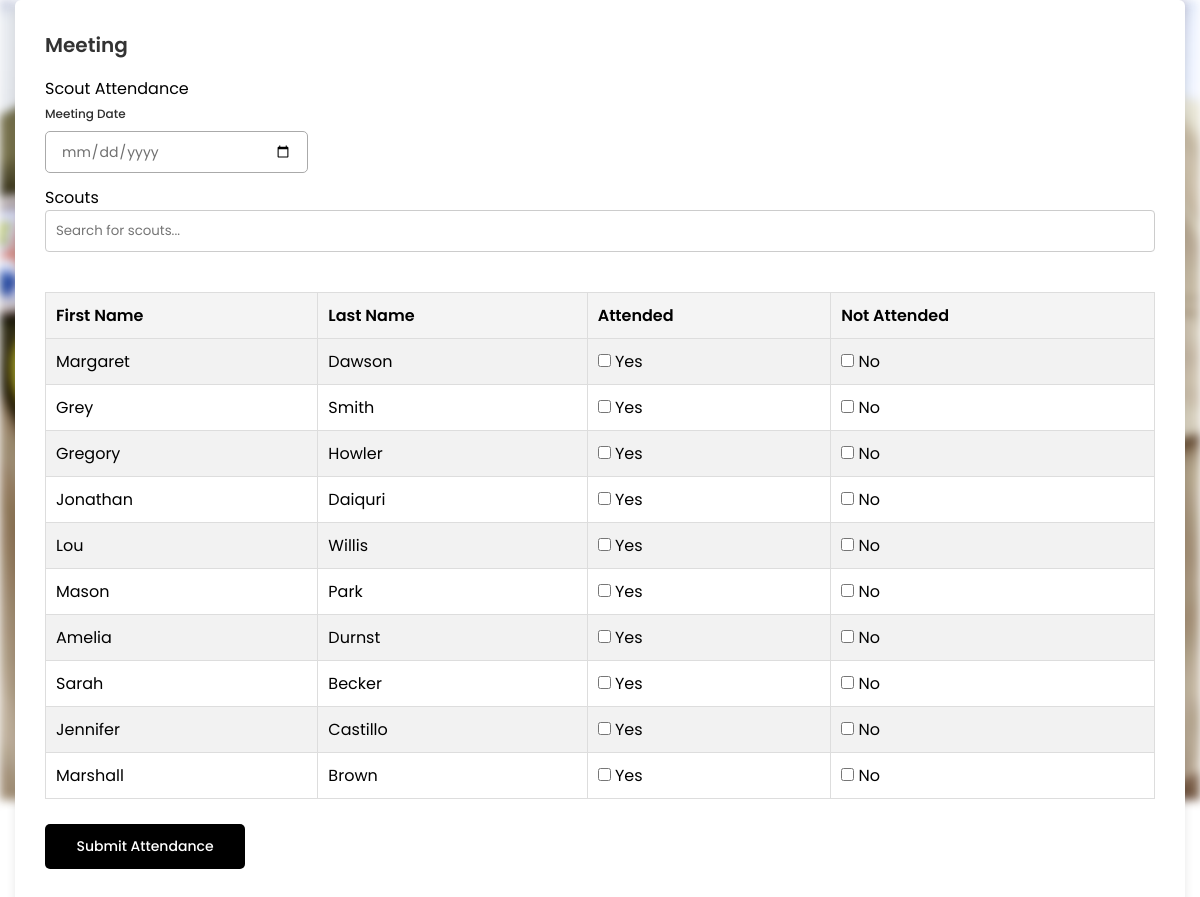
Screenshot of /attendance.php with the database file from the repository.
### tables this page shows
CREATE TABLE SCOUTS (
    SCOUTID INTEGER PRIMARY KEY,
    RANKID INTEGER,
    FIRSTNAME VARCHAR(25),
    LASTNAME VARCHAR(25),
    SCOUT_BIRTHDAY DATE,
    FOREIGN KEY (RANKID) REFERENCES RANK(RANKID)
);

### attendance.php (the view, shortened to what this page needs)
<?php
$db = new SQLite3('DatabaseCreator.db');
$sql = "SELECT SCOUTID, FIRSTNAME, LASTNAME FROM SCOUTS";
$result = $db->query($sql);
$scouts = [];
while ($row = $result->fetchArray(SQLITE3_ASSOC)) {
    $scouts[] = $row;
}
?>
<!DOCTYPE html>
<html lang="en">
<head>
    <link rel="stylesheet" href="style.css">
</head>
<body>
    <div class="container">
        <header>Meeting</header>
        <form id="attendanceForm" method="post" action="">
            <div class="attendance first">
                <div class="Mark Attendance">
                    <span class="title">Scout Attendance</span>
                    <div class="fields">
                        <div class="input-field">
                            <label>Meeting Date</label>
                            <input type="date" name="meeting_date" required>
                        </div>
                    </div>
                </div>
            </div>
            <div id="databaseView">
                <span class="title">Scouts</span>
                <input type="text" id="searchInput" onkeyup="searchScouts()" placeholder="Search for scouts...">
                <table id="scoutsTable">
                    <tr>
                        <th>First Name</th>
                        <th>Last Name</th>
                        <th>Attended</th>
                        <th>Not Attended</th>
                    </tr>
                    <?php if (!empty($scouts)): ?>
                        <?php foreach ($scouts as $scout): ?>
                            <tr>
                                <td><?php echo htmlspecialchars($scout['FIRSTNAME']); ?></td>
                                <td><?php echo htmlspecialchars($scout['LASTNAME']); ?></td>
                                <td><input type="checkbox" name="attendance[<?php echo $scout['SCOUTID']; ?>][attended]" value="1"> Yes</td>
                                <td><input type="checkbox" name="attendance[<?php echo $scout['SCOUTID']; ?>][attended]" value="0"> No</td>
                            </tr>
                        <?php endforeach; ?>
                    <?php else: ?>
                        <tr>
                            <td colspan="4">No scouts available.</td>
                        </tr>
                    <?php endif; ?>
                </table>
                <button type="submit" class="addButton">
                    <span class="buttonText">Submit Attendance</span>
                </button>
            </div>
        </form>
    </div>
</body>
</html>

### style.css (style rules this page uses)
* { margin: 0; padding: 0; box-sizing: border-box; font-family: 'Poppins', sans-serif; }
body { min-height: 100vh; display: flex; align-items: center; justify-content: center; background: #ffff; }
.container { position: relative; max-width: 1200px; width: 100%; border-radius: 6px; padding: 30px; margin: 0 15px; background-color: #fff; box-shadow: 0 5px 10px rgba(0, 0, 0, 0.1); }
.container header { position: relative; font-size: 20px; font-weight: 600; color: #333; }
.container header::before { content: ""; position: absolute; left: 0; bottom: -2px; height: 3px; width: 27px; border-radius: 8px; background-color: #fff; }
.container form { position: relative; margin-top: 16px; min-height: 490px; background-color: #fff; }
.container form .fields { display: flex; align-items: center; justify-content: space-between; flex-wrap: wrap; }
form .fields .input-field { display: flex; width: calc(100% /4 - 15px); flex-direction: column; margin: 4px 0; }
.input-field label { font-size: 12px; font-weight: 500; color: #2e2e2e; }
.input-field input { outline: none; font-size: 14px; font-weight: 400; color: #333; border-radius: 5px; border: 1px solid #aaa; padding: 0 15px; height: 42px; margin: 8px 0; }
.input-field input[type="date"] { color: #707070; }
.container form button { display: flex; align-items: center; justify-content: center; height: 45px; max-width: 200px; width: 100%; border: none; outline: none; color: #fff; border-radius: 5px; margin: 25px 0; background-color: #000; transition: all 0.3s linear; cursor: pointer; }
.container form button { font-size: 14px; font-weight: 400; }
#searchInput { margin-bottom: 20px; padding: 10px; border: 1px solid #ccc; border-radius: 4px; width: 100%; box-sizing: border-box; }
#databaseView table { width: 100%; border-collapse: collapse; margin-top: 20px; }
#databaseView th, #databaseView td { padding: 10px; border: 1px solid #ddd; text-align: left; }
#databaseView th { background-color: #f4f4f4; font-weight: 600; }
#databaseView tr:nth-child(even) { background-color: #f2f2f2; }
#databaseView input[type="checkbox"] { margin: 0; padding: 0; width: auto; }
.addButton { margin-top: 20px; }
.buttonText { font-weight: 500; }

### rows the page displays
scouts: FIRSTNAME "Margaret", LASTNAME "Dawson"
scouts: FIRSTNAME "Grey", LASTNAME "Smith"
scouts: FIRSTNAME "Gregory", LASTNAME "Howler"
scouts: FIRSTNAME "Jonathan", LASTNAME "Daiquri"
scouts: FIRSTNAME "Lou", LASTNAME "Willis"
scouts: FIRSTNAME "Mason", LASTNAME "Park"
scouts: FIRSTNAME "Amelia", LASTNAME "Durnst"
scouts: FIRSTNAME "Sarah", LASTNAME "Becker"
scouts: FIRSTNAME "Jennifer", LASTNAME "Castillo"
scouts: FIRSTNAME "Marshall", LASTNAME "Brown"
